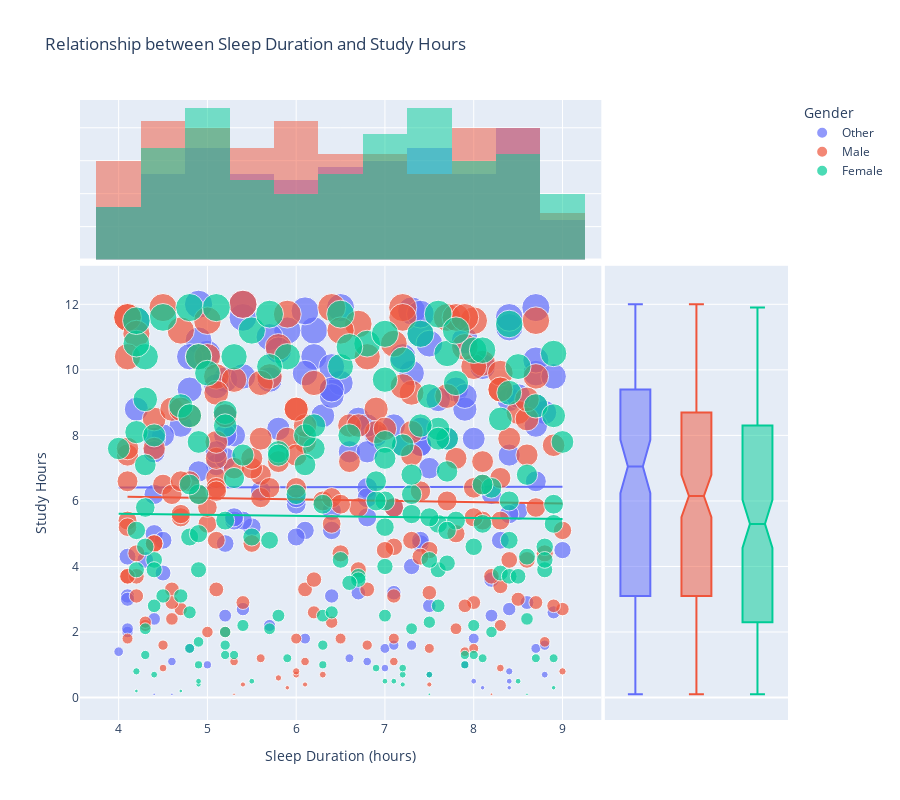

Notebook code cell kept with this figure:
### Markdown cell above
<a id="34"></a>
### <div style="text-align:left; border-radius:15px; padding:20px; color:Black; margin:0; font-size:100%; font-family:Arial; background-color:#48cae4; overflow:hidden"><b>⚡4.  Relationship between Sleep Duration and Study Hours</b>
<a href="#table-of-contents" style="font-family: Arial, sans-serif; font-size: 15px; background-color: #7b2cbf; color: #ffffff; padding: 7px 15px; text-decoration: none; border-radius: 15px;">
        [Table of Content 📜⬆️]
</a>
</div>

### Code cell
fig = px.scatter(
    dfc, 
    x='Sleep_Duration', 
    y='Study_Hours', 
    color='Gender', 
    #symbol='University_Year',
    size='Study_Hours',
    title='Relationship between Sleep Duration and Study Hours',
    labels={'Sleep_Duration': 'Sleep Duration (hours)', 'Study_Hours': 'Study Hours'},
    trendline='ols',
    marginal_x='histogram',
    marginal_y='box'
)

fig.update_layout(showlegend=True, height=800)


fig.show()

### Figure 1 — Plotly figure (JSON) as saved in the notebook; plotly's stock layout.template omitted (floating-point values rounded to 4 significant figures; data arrays with more than 128 entries replaced by an {"elided": "..."} marker saying what was removed)
{"data": [{"hovertemplate": "Gender=Other<br>Sleep Duration (hours)=%{x}<br>Study Hours=%{marker.size}<extra></extra>", "legendgroup": "Other", "marker": {"color": "#636efa", "size": {"elided": "148 float values"}, "sizemode": "area", "sizeref": 0.03, "symbol": "circle"}, "mode": "markers", "name": "Other", "orientation": "v", "showlegend": true, "type": "scatter", "x": {"elided": "148 float values"}, "xaxis": "x", "y": {"elided": "148 float values"}, "yaxis": "y"}, {"alignmentgroup": "True", "bingroup": "x", "hovertemplate": "Gender=Other<br>Sleep Duration (hours)=%{x}<br>count=%{y}<extra></extra>", "legendgroup": "Other", "marker": {"color": "#636efa"}, "name": "Other", "offsetgroup": "Other", "opacity": 0.5, "showlegend": false, "type": "histogram", "x": {"elided": "148 float values"}, "xaxis": "x3", "yaxis": "y3"}, {"alignmentgroup": "True", "hovertemplate": "Gender=Other<br>Study Hours=%{y}<extra></extra>", "legendgroup": "Other", "marker": {"color": "#636efa", "symbol": "circle"}, "name": "Other", "notched": true, "offsetgroup": "Other", "showlegend": false, "type": "box", "xaxis": "x2", "y": {"elided": "148 float values"}, "yaxis": "y2"}, {"hovertemplate": "<b>OLS trendline</b><br>Study_Hours = 0.00468683 * Sleep_Duration + 6.39295<br>R<sup>2</sup>=0.000004<br><br>Gender=Other<br>Sleep Duration (hours)=%{x}<br>Study Hours=%{y} <b>(trend)</b><extra></extra>", "legendgroup": "Other", "marker": {"color": "#636efa", "symbol": "circle"}, "mode": "lines", "name": "Other", "showlegend": false, "type": "scatter", "x": {"elided": "148 float values"}, "xaxis": "x", "y": {"elided": "148 float values"}, "yaxis": "y"}, {"hovertemplate": "Gender=Male<br>Sleep Duration (hours)=%{x}<br>Study Hours=%{marker.size}<extra></extra>", "legendgroup": "Male", "marker": {"color": "#EF553B", "size": {"elided": "186 float values"}, "sizemode": "area", "sizeref": 0.03, "symbol": "circle"}, "mode": "markers", "name": "Male", "orientation": "v", "showlegend": true, "type": "scatter", "x": {"elided": "186 float values"}, "xaxis": "x", "y": {"elided": "186 float values"}, "yaxis": "y"}, {"alignmentgroup": "True", "bingroup": "x", "hovertemplate": "Gender=Male<br>Sleep Duration (hours)=%{x}<br>count=%{y}<extra></extra>", "legendgroup": "Male", "marker": {"color": "#EF553B"}, "name": "Male", "offsetgroup": "Male", "opacity": 0.5, "showlegend": false, "type": "histogram", "x": {"elided": "186 float values"}, "xaxis": "x3", "yaxis": "y3"}, {"alignmentgroup": "True", "hovertemplate": "Gender=Male<br>Study Hours=%{y}<extra></extra>", "legendgroup": "Male", "marker": {"color": "#EF553B", "symbol": "circle"}, "name": "Male", "notched": true, "offsetgroup": "Male", "showlegend": false, "type": "box", "xaxis": "x2", "y": {"elided": "186 float values"}, "yaxis": "y2"}, {"hovertemplate": "<b>OLS trendline</b><br>Study_Hours = -0.043126 * Sleep_Duration + 6.30807<br>R<sup>2</sup>=0.000364<br><br>Gender=Male<br>Sleep Duration (hours)=%{x}<br>Study Hours=%{y} <b>(trend)</b><extra></extra>", "legendgroup": "Male", "marker": {"color": "#EF553B", "symbol": "circle"}, "mode": "lines", "name": "Male", "showlegend": false, "type": "scatter", "x": {"elided": "186 float values"}, "xaxis": "x", "y": {"elided": "186 float values"}, "yaxis": "y"}, {"hovertemplate": "Gender=Female<br>Sleep Duration (hours)=%{x}<br>Study Hours=%{marker.size}<extra></extra>", "legendgroup": "Female", "marker": {"color": "#00cc96", "size": {"elided": "166 float values"}, "sizemode": "area", "sizeref": 0.03, "symbol": "circle"}, "mode": "markers", "name": "Female", "orientation": "v", "showlegend": true, "type": "scatter", "x": {"elided": "166 float values"}, "xaxis": "x", "y": {"elided": "166 float values"}, "yaxis": "y"}, {"alignmentgroup": "True", "bingroup": "x", "hovertemplate": "Gender=Female<br>Sleep Duration (hours)=%{x}<br>count=%{y}<extra></extra>", "legendgroup": "Female", "marker": {"color": "#00cc96"}, "name": "Female", "offsetgroup": "Female", "opacity": 0.5, "showlegend": false, "type": "histogram", "x": {"elided": "166 float values"}, "xaxis": "x3", "yaxis": "y3"}, {"alignmentgroup": "True", "hovertemplate": "Gender=Female<br>Study Hours=%{y}<extra></extra>", "legendgroup": "Female", "marker": {"color": "#00cc96", "symbol": "circle"}, "name": "Female", "notched": true, "offsetgroup": "Female", "showlegend": false, "type": "box", "xaxis": "x2", "y": {"elided": "166 float values"}, "yaxis": "y2"}, {"hovertemplate": "<b>OLS trendline</b><br>Study_Hours = -0.0320134 * Sleep_Duration + 5.73802<br>R<sup>2</sup>=0.000186<br><br>Gender=Female<br>Sleep Duration (hours)=%{x}<br>Study Hours=%{y} <b>(trend)</b><extra></extra>", "legendgroup": "Female", "marker": {"color": "#00cc96", "symbol": "circle"}, "mode": "lines", "name": "Female", "showlegend": false, "type": "scatter", "x": {"elided": "166 float values"}, "xaxis": "x", "y": {"elided": "166 float values"}, "yaxis": "y"}], "layout": {"barmode": "overlay", "height": 800, "legend": {"itemsizing": "constant", "title": {"text": "Gender"}, "tracegroupgap": 0}, "showlegend": true, "title": {"text": "Relationship between Sleep Duration and Study Hours"}, "xaxis": {"anchor": "y", "domain": [0, 0.7363], "title": {"text": "Sleep Duration (hours)"}}, "xaxis2": {"anchor": "y2", "domain": [0.7413, 1], "matches": "x2", "showgrid": false, "showline": false, "showticklabels": false, "ticks": ""}, "xaxis3": {"anchor": "y3", "domain": [0, 0.7363], "matches": "x", "showgrid": true, "showticklabels": false}, "xaxis4": {"anchor": "y4", "domain": [0.7413, 1], "matches": "x2", "showgrid": false, "showline": false, "showticklabels": false, "ticks": ""}, "yaxis": {"anchor": "x", "domain": [0, 0.7326], "title": {"text": "Study Hours"}}, "yaxis2": {"anchor": "x2", "domain": [0, 0.7326], "matches": "y", "showgrid": true, "showticklabels": false}, "yaxis3": {"anchor": "x3", "domain": [0.7426, 1], "matches": "y3", "showgrid": true, "showline": false, "showticklabels": false, "ticks": ""}, "yaxis4": {"anchor": "x4", "domain": [0.7426, 1], "matches": "y3", "showgrid": true, "showline": false, "showticklabels": false, "ticks": ""}}}
